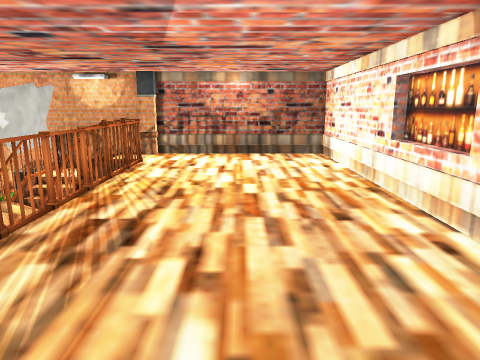
View 1 (above)

22 first-person views from a walk through a Unity game level. The camera is 1.3 m above the floor, tilts 12° down and sees 70° across. The floor is counted in squares, 0.5 m on a side. Each view is taken from the middle of a square. On the plan, view 1 faces up. The plan holds only what a view shows up to about 20 squares ahead; the rest is blank. The place goes on beyond the plan. The player is left out. Some surface patterns are stand-ins.

View 2
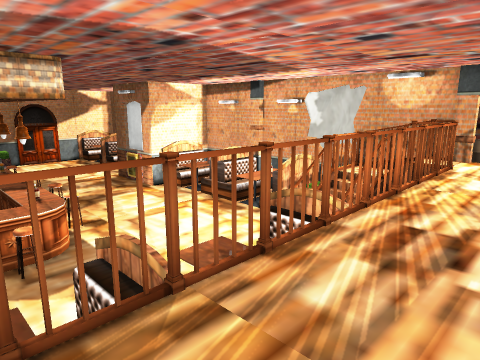

View 3
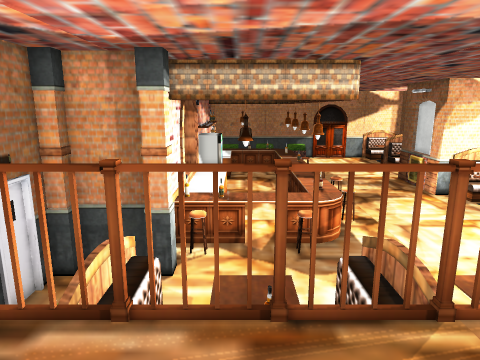

View 4
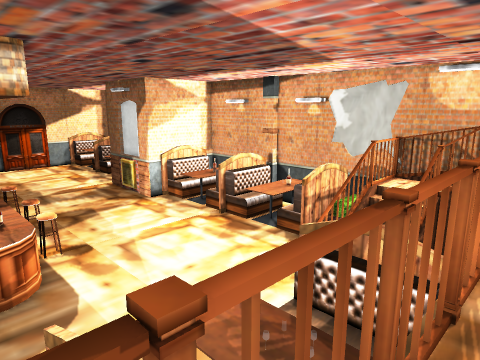

View 5
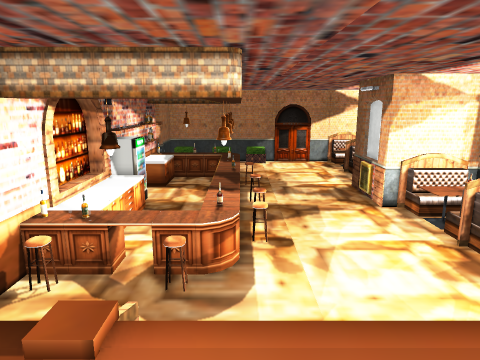

View 6
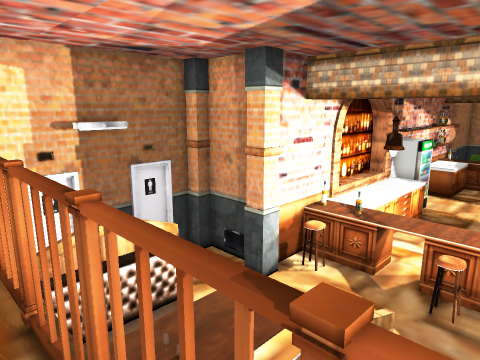

View 7
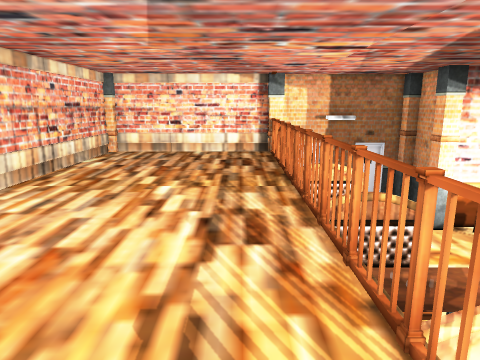

View 8
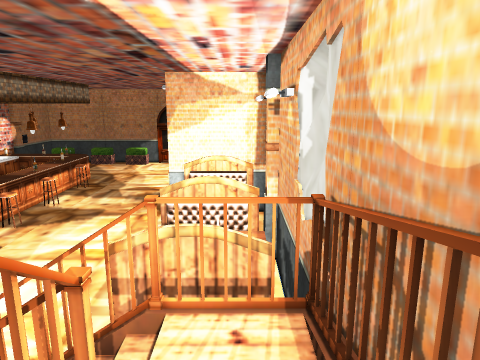

View 9
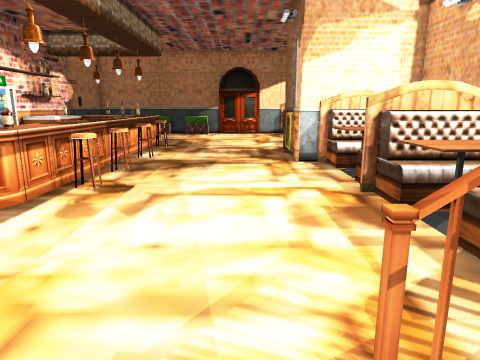

View 10
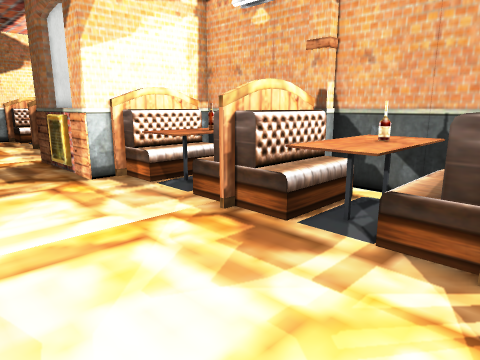

View 11
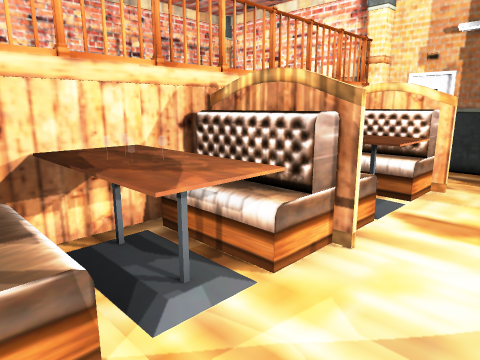

View 12
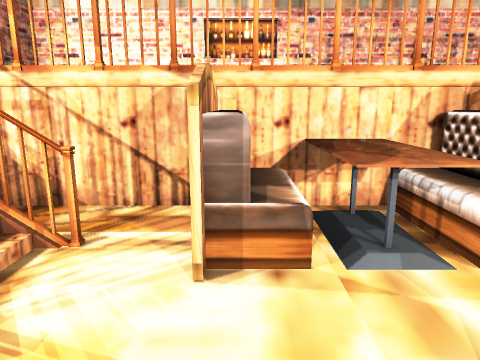

View 13
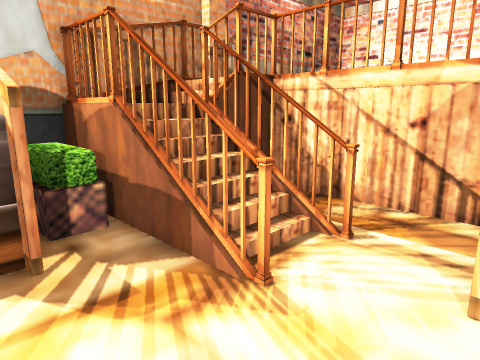

View 14
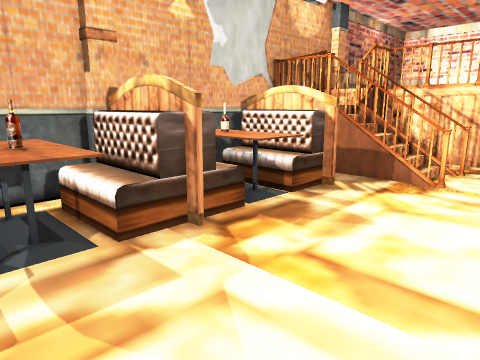

View 15
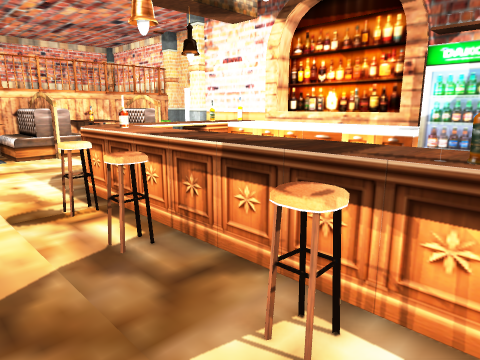

View 16
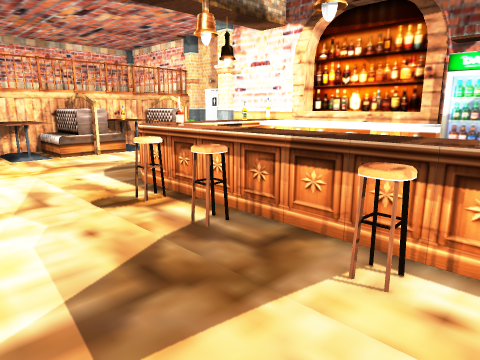

View 17
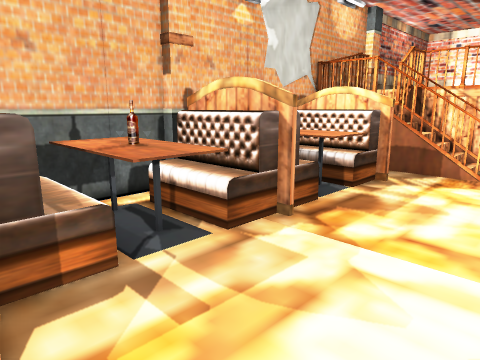

View 18
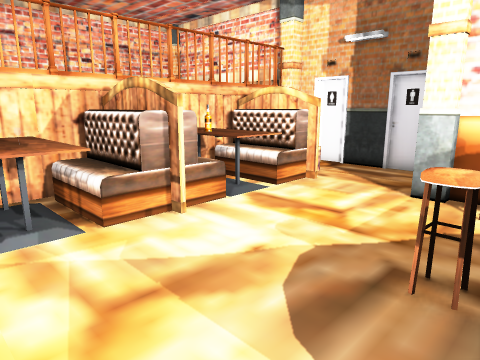

View 19
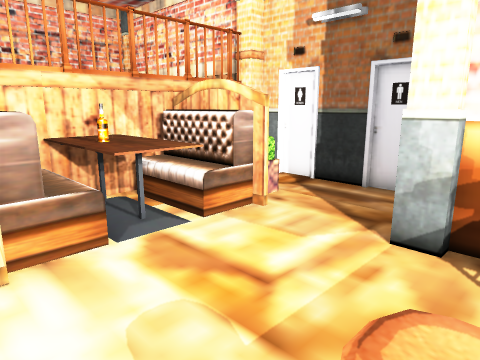

View 20
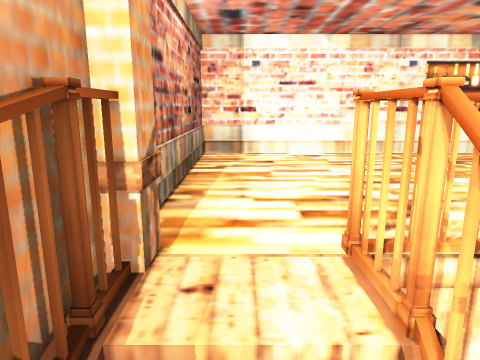

View 21
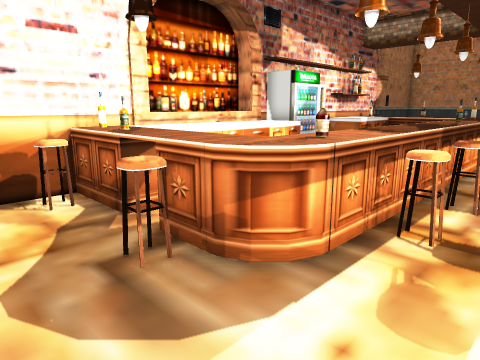

View 22
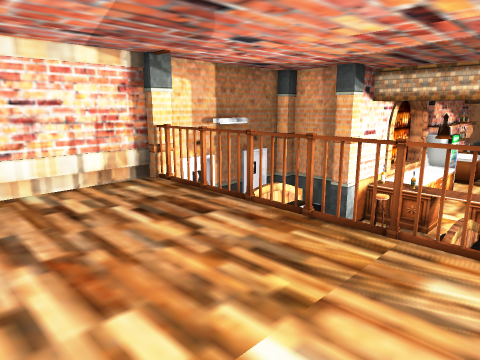

### Floor plan
Key: @ floor where view 1 was taken; # wall or solid block; x gap in a wall; . main floor; : floor 0.5 m higher than the main floor; + floor 1.25 m higher than the main floor; * floor 1.75 m higher than the main floor; / step, stairs or slope; = window, fence, low wall or low ledge; ^ raised ledge; v drop or lower ground; O other object.
Columns run from 28 left of view 1 to 5 right of it. Each row starts with its distance up from view 1.
 20      ##############  #############
 19    ## OO ## OOvOvv####O#=========#
 18    OOOOO^#OOOOOOO v++/***********#
 17    OOOOOO#OOOOOOO=#+=#OO*********#
 16    OOOOOO#OOOOOOO##/###O*********#
 15    #OOOO.#OOOOOO.=v/=  x*********#
 14 ==##.............=//x .v*********#
 13 ..................#/#..O*********#
 12 ..................=.=..v*********#
 11 .......................O*********#
 10 ...................OOOO#*********=
  9 ...................OOOOO*********=
  8 ...................OOOOO*********=
  7 ...................OOOvO*********#
  6 ..O...O.OO.........O  vO*********#
  5 ^^^^^^^^^^^^.......O::vO*********#
  4 ^^^^^^^^^^^^^......^^^^O*********#
  3  ..........^^O.....OOO O*********#
  2   ...   ...^^......OOO O*********#
  1   ...   ...^^......OOO O*********#
  0   ...  ....^^......OOO O****@****#
 -1  ##^^^^^^^^^^O.....OOOOO*********#
 -2    #^^^^^^^^^O##...OOOOO*********#
 -3    #^^^^^^^^^###...OOOO#*********#
 -4      #####     #....O  v*********#
 -5                #.....  O*********#
 -6                #...... O========##
 -7                ##################

Where each view was taken, in squares from view 1:
view 1: 0 up, 0 right, facing up
view 2: 0 up, 1 left, facing up-left
view 3: 0 up, 1 left, facing left
view 4: 2 up, 4 left, facing up-left
view 5: 5 up, 4 left, facing left
view 6: 5 up, 4 left, facing down-left
view 7: 14 up, 3 left, facing down
view 8: 18 up, 5 left, facing left
view 9: 11 up, 8 left, facing left
view 10: 9 up, 12 left, facing up-left
view 11: 9 up, 12 left, facing down-right
view 12: 9 up, 14 left, facing right
view 13: 9 up, 14 left, facing up-right
view 14: 9 up, 23 left, facing up-right
view 15: 9 up, 28 left, facing down-right
view 16: 11 up, 28 left, facing down-right
view 17: 10 up, 25 left, facing up-right
view 18: 8 up, 16 left, facing down-right
view 19: 4 up, 15 left, facing down-right
view 20: 18 up, 9 left, facing right
view 21: 8 up, 12 left, facing down-left
view 22: 5 up, 2 right, facing down-left
